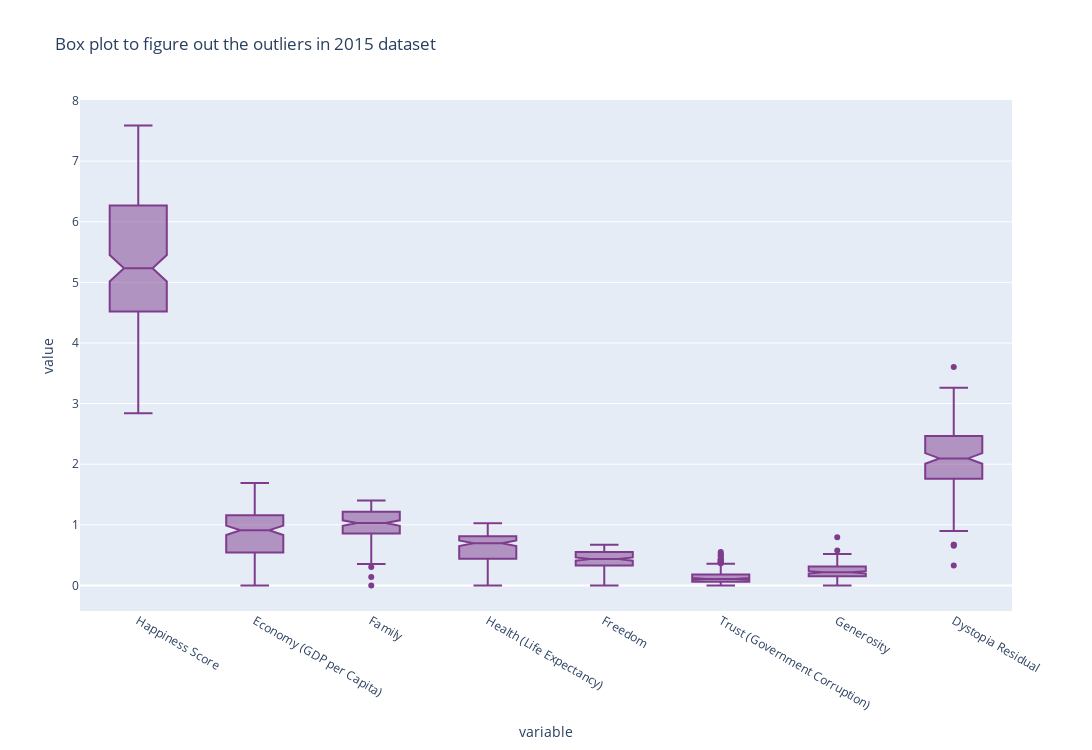

Notebook code for this chart:
### Code cell
fig = px.box(data_2015[['Happiness Score','Economy (GDP per Capita)','Family',
                            'Health (Life Expectancy)','Freedom',
                            'Trust (Government Corruption)','Generosity','Dystopia Residual']],
             notched=True, # used notched shape
             title="Box plot to figure out the outliers in 2015 dataset",
             width=1200 ,height=750,
             color_discrete_sequence=px.colors.qualitative.Bold
            )
fig.show()

### Figure 1 — Plotly figure (JSON) as saved in the notebook; plotly's stock layout.template omitted (floating-point values rounded to 4 significant figures; data arrays with more than 128 entries replaced by an {"elided": "..."} marker saying what was removed)
{"data": [{"alignmentgroup": "True", "hovertemplate": "variable=%{x}<br>value=%{y}<extra></extra>", "legendgroup": "", "marker": {"color": "rgb(127, 60, 141)"}, "name": "", "notched": true, "offsetgroup": "", "orientation": "v", "showlegend": false, "type": "box", "x": {"elided": "1264 str values"}, "x0": " ", "xaxis": "x", "y": {"elided": "1264 float values"}, "y0": " ", "yaxis": "y"}], "layout": {"boxmode": "group", "height": 750, "legend": {"tracegroupgap": 0}, "title": {"text": "Box plot to figure out the outliers in 2015 dataset"}, "width": 1200, "xaxis": {"anchor": "y", "domain": [0, 1], "title": {"text": "variable"}}, "yaxis": {"anchor": "x", "domain": [0, 1], "title": {"text": "value"}}}}
